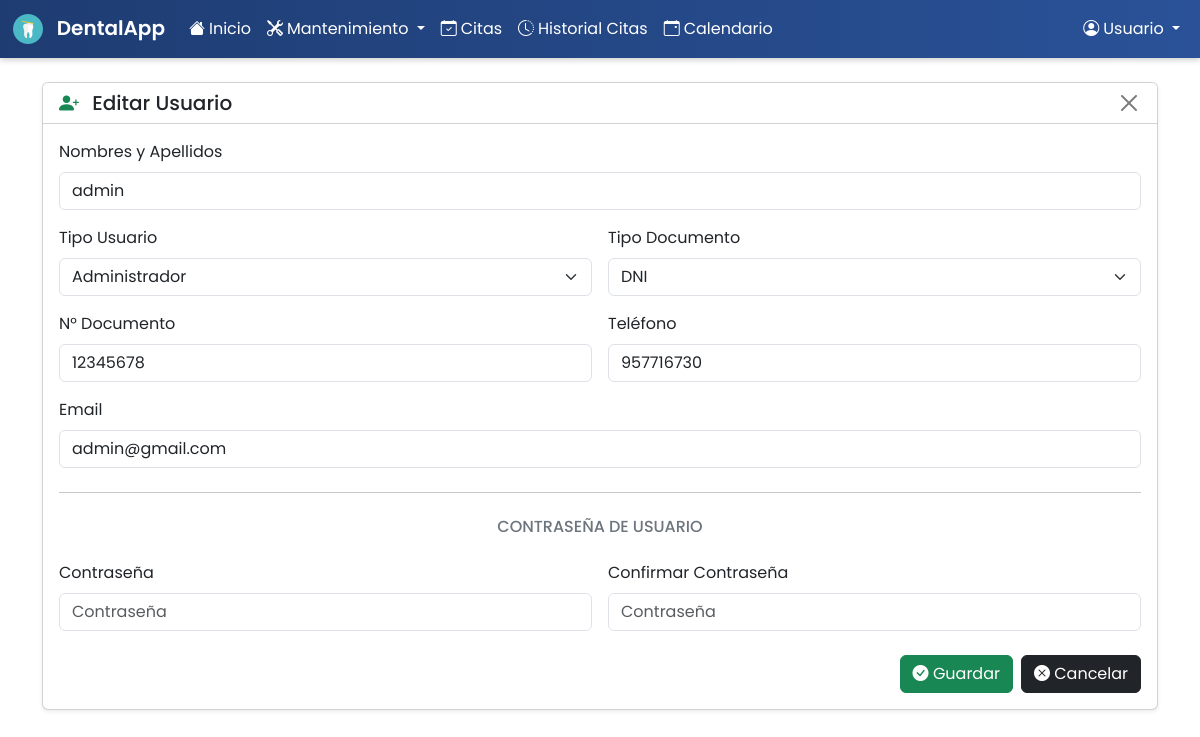
The app's page /sistema-dental/index.php?controller=user&action=edit&id=2 with its own data.
### tables this page shows
CREATE TABLE `users` (
  `id` int(10) UNSIGNED NOT NULL,
  `username` varchar(50) NOT NULL,
  `password` varchar(255) NOT NULL,
  `role` enum('admin','dentist','assistant') NOT NULL DEFAULT 'assistant',
  `document_type` varchar(20) DEFAULT NULL,
  `document_number` varchar(50) DEFAULT NULL,
  `email` varchar(100) DEFAULT NULL,
  `phone` varchar(20) DEFAULT NULL,
  `created_at` timestamp NOT NULL DEFAULT current_timestamp()
);

### sistema-dental/controllers/BaseController.php (called while the page is built, shortened)
<?php
class BaseController {
    protected function render(string $view, array $data = []): void {
        extract($data);
        require __DIR__ . "/../views/templates/header.php";
        require __DIR__ . "/../views/{$view}.php";
        require __DIR__ . "/../views/templates/footer.php";
    }
}

### sistema-dental/controllers/UserController.php (called while the page is built, shortened)
<?php
class UserController extends BaseController
{
    private $model;
    public function __construct(PDO $pdo)
    {
        $this->model = new User($pdo);
    }
    public function edit()
    {
        $user = $this->model->find($_GET['id']);
        $this->render('users/form', ['user' => $user]);
    }
}

### sistema-dental/helpers/autoload.php (called while the page is built, shortened)
<?php
spl_autoload_register(function($class) {
    $paths = ['controllers/', 'models/'];
    foreach ($paths as $path) {
        $file = __DIR__ . '/../' . $path . $class . '.php';
        if (file_exists($file)) {
            return;
        }
    }
});

### sistema-dental/models/BaseModel.php (called while the page is built, shortened)
<?php
abstract class BaseModel
{
    protected static $table;
    protected $pdo;
    public function __construct(PDO $pdo)
    {
        $this->pdo = $pdo;
    }
    public function find($id)
    {
        $stmt = $this->pdo->prepare("SELECT * FROM " . static::$table . " WHERE id = ?");
        $stmt->execute([$id]);
        return $stmt->fetch();
    }
}

### sistema-dental/views/users/form.php (the view, shortened to what this page needs)
<?php
$isEdit = isset($user);
$title  = $isEdit ? 'Editar Usuario' : 'Registro de Nuevo Usuario';
$action = $isEdit
    ? "?controller=user&action=update&id={$user['id']}"
    : "?controller=user&action=store";
$roles = [
  'admin'     => 'Administrador',
  'dentist'   => 'Dentista',
  'assistant' => 'Asistente',
];
$docTypes = [
  'DNI'       => 'DNI',
  'Pasaporte' => 'Pasaporte',
  'CE'        => 'Carnet Ext.',
];
?>
<div class="container mt-4">
  <div class="card shadow-sm">
    <div class="card-header bg-white d-flex justify-content-between align-items-center">
      <h5 class="mb-0">
        <i class="bi bi-person-plus-fill text-success me-2"></i>
        <?= $title ?>
      </h5>
      <a href="?controller=user&action=index" class="btn-close"></a>
    </div>
    <div class="card-body">
      <form method="post" action="<?= $action ?>">
        <div class="row g-3">
          <div class="col-12">
            <label class="form-label">Nombres y Apellidos</label>
            <input
              type="text"
              name="username"
              class="form-control"
              placeholder="Nombres y Apellidos"
              required
              value="<?= $user['username'] ?? '' ?>"
            >
          </div>
          <div class="col-md-6">
            <label class="form-label">Tipo Usuario</label>
            <select name="role" class="form-select" required>
              <?php foreach($roles as $val=>$label): ?>
              <option value="<?= $val ?>"
                <?= isset($user['role']) && $user['role']==$val ? 'selected' : '' ?>>
                <?= $label ?>
              </option>
              <?php endforeach; ?>
            </select>
          </div>
          <div class="col-md-6">
            <label class="form-label">Tipo Documento</label>
            <select name="document_type" class="form-select" required>
              <?php foreach($docTypes as $val=>$label): ?>
              <option value="<?= $val ?>"
                <?= isset($user['document_type']) && $user['document_type']==$val ? 'selected' : '' ?>>
                <?= $label ?>
              </option>
              <?php endforeach; ?>
            </select>
          </div>
          <div class="col-md-6">
            <label class="form-label">N° Documento</label>
            <input
              type="text"
              name="document_number"
              class="form-control"
              placeholder="N° de documento"
              required
              value="<?= $user['document_number'] ?? '' ?>"
            >
          </div>
          <div class="col-md-6">
            <label class="form-label">Teléfono</label>
            <input
              type="text"
              name="phone"
              class="form-control"
              placeholder="Teléfono"
              required
              value="<?= $user['phone'] ?? '' ?>"
            >
          </div>
          <div class="col-12">
            <label class="form-label">Email</label>
            <input
              type="email"
              name="email"
              class="form-control"
              placeholder="correo electrónico"
              required
              value="<?= $user['email'] ?? '' ?>"
            >
          </div>
        </div>
        <hr class="my-4">
        <h6 class="text-center text-uppercase text-secondary">Contraseña de Usuario</h6>
        <div class="row g-3 mt-2">
          <div class="col-md-6">
            <label class="form-label">Contraseña</label>
            <input
              type="password"
              name="password"
              class="form-control"
              placeholder="Contraseña"
              <?= $isEdit ? '' : 'required' ?>
            >
          </div>
          <div class="col-md-6">
            <label class="form-label">Confirmar Contraseña</label>
            <input
              type="password"
              name="confirm_password"
              class="form-control"
              placeholder="Contraseña"
              <?= $isEdit ? '' : 'required' ?>
            >
          </div>
        </div>
        <div class="d-flex justify-content-end mt-4">
          <button type="submit" class="btn btn-success me-2">
            <i class="bi bi-check-circle-fill"></i> Guardar
          </button>
          <a href="?controller=user&action=index" class="btn btn-dark">
            <i class="bi bi-x-circle-fill"></i> Cancelar
          </a>
        </div>
      </form>
    </div>
  </div>
</div>

### sistema-dental/assets/css/style.css (style rules this page uses)
body, .navbar, .card { font-family: 'Poppins', sans-serif; }
.card { transition: transform .1s, box-shadow .1s; box-shadow: 0 1px 3px rgba(0,0,0,0.1); }

### records on screen
users: username "admin", role "Administrador", document_type "DNI", document_number "12345678", phone "957716730", email "admin@gmail.com"

### other values on screen
$username "Usuario"
$title "Editar Usuario"
